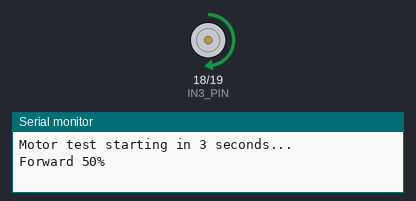
Simulated run of this sketch. Board: ESP32-C6. On the bench: motor-driver pin pairs drawn as motors (green arrow = first pin HIGH = forward, orange = second pin HIGH = backward, longer = more drive), the last lines printed to the serial monitor.

Above: at 4.0 s.
At 7.5 s:
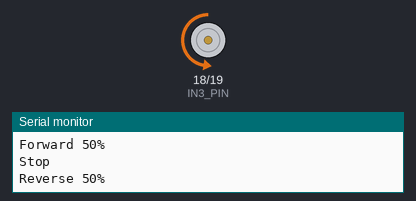
At 11.0 s:
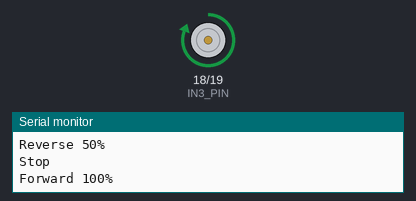
At 17.7 s:
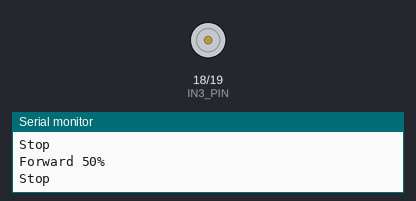
Timing chart, 0 to 18.6 s (numbered marks = the images above):
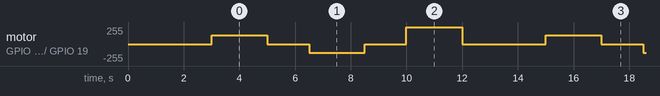

Measured:
- by itself, motor on GPIO 18 (IN3_PIN) / GPIO 19 (IN4_PIN): repeats every 12.0 s: stopped 1.5 s, backward 128/255 2.0 s, stopped 1.5 s, forward 255/255 2.0 s, stopped 3.0 s, forward 128/255 2.0 s

The sketch:

motor_testing.ino
```cpp
// Single motor test: DRV8833 channel B (IN3/IN4 -> OUT3/OUT4)
// ESP32-C6-DevKitM-1, arduino-esp32 3.x

const int IN3_PIN   = 18;
const int IN4_PIN   = 19;
const int SLEEP_PIN = -1;      // set to the GPIO wired to the driver's sleep pin,
                               // or leave -1 if it is tied to 3.3 V on the breadboard

const int PWM_FREQ = 20000;    // 20 kHz, above audible range
const int PWM_BITS = 8;        // duty 0..255

// speed: -255 (full reverse) to +255 (full forward), 0 = coast
void setMotor(int speed) {
  speed = constrain(speed, -255, 255);
  if (speed > 0) {
    ledcWrite(IN3_PIN, speed);
    ledcWrite(IN4_PIN, 0);
  } else if (speed < 0) {
    ledcWrite(IN3_PIN, 0);
    ledcWrite(IN4_PIN, -speed);
  } else {
    ledcWrite(IN3_PIN, 0);
    ledcWrite(IN4_PIN, 0);
  }
}

void setup() {
  Serial.begin(115200);

  if (SLEEP_PIN >= 0) {
    pinMode(SLEEP_PIN, OUTPUT);
    digitalWrite(SLEEP_PIN, HIGH);   // wake the driver
  }

  ledcAttach(IN3_PIN, PWM_FREQ, PWM_BITS);
  ledcAttach(IN4_PIN, PWM_FREQ, PWM_BITS);
  setMotor(0);

  Serial.println("Motor test starting in 3 seconds...");
  delay(3000);
}

void loop() {
  Serial.println("Forward 50%");
  setMotor(128);
  delay(2000);

  Serial.println("Stop");
  setMotor(0);
  delay(1500);

  Serial.println("Reverse 50%");
  setMotor(-128);
  delay(2000);

  Serial.println("Stop");
  setMotor(0);
  delay(1500);

  Serial.println("Forward 100%");
  setMotor(255);
  delay(2000);

  Serial.println("Stop");
  setMotor(0);
  delay(3000);
}
```
